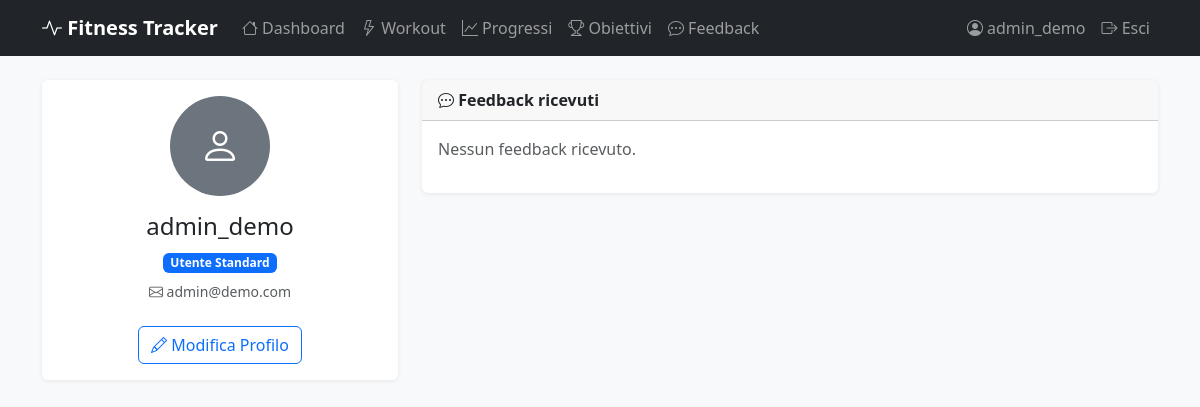
Screenshot of /profile/ (signed in) with the database file from the repository.
### users/models.py (models this page shows, shortened)
class CustomUser(AbstractUser):
    ROLE_CHOICES = [('standard', 'Utente Standard'), ('coach', 'Coach')]
    role = models.CharField(max_length=20, choices=ROLE_CHOICES, default='standard')
    bio = models.TextField(blank=True)
    avatar = models.ImageField(upload_to='avatars/', blank=True, null=True)

### users/views.py (the view)
# urls.py: path('profile/', views.ProfileView.as_view(), name='profile'),
class ProfileView(LoginRequiredMixin, DetailView):
    model = CustomUser
    template_name = 'users/profile.html'
    context_object_name = 'profile_user'
    def get_object(self):
        return self.request.user
    def get_context_data(self, **kwargs):
        context = super().get_context_data(**kwargs)
        context['feedbacks'] = CoachFeedback.objects.filter(
            user=self.request.user
        ).select_related('coach')
        return context

### templates/users/profile.html (shortened to what this page needs)
{% extends "base.html" %}
{% block content %}
<div class="row">
  <div class="col-md-4">
    <div class="card text-center">
      <div class="card-body">
        {% if profile_user.avatar %}
          <img src="{{ profile_user.avatar.url }}" class="rounded-circle mb-3" width="100" height="100" alt="Avatar">
        {% else %}
          <div class="rounded-circle bg-secondary d-inline-flex align-items-center justify-content-center mb-3" style="width:100px;height:100px">
            <i class="bi bi-person fs-1 text-white"></i>
          </div>
        {% endif %}
        <h4>{{ profile_user.username }}</h4>
        <span class="badge {% if profile_user.role == 'coach' %}bg-warning text-dark{% else %}bg-primary{% endif %}">
          {{ profile_user.get_role_display }}
        </span>
        {% if profile_user.email %}
          <p class="text-muted mt-2 small"><i class="bi bi-envelope"></i> {{ profile_user.email }}</p>
        {% endif %}
        <a href="{% url 'profile_edit' %}" class="btn btn-outline-primary mt-2">
          <i class="bi bi-pencil"></i> Modifica Profilo
        </a>
      </div>
    </div>
  </div>
  <div class="col-md-8">
    <div class="card">
      <div class="card-header"><strong><i class="bi bi-chat-dots"></i> Feedback ricevuti</strong></div>
      <div class="card-body">
        {% for fb in feedbacks %}
          <div class="border-bottom mb-3 pb-2">
            <div class="d-flex justify-content-between">
              <span class="fw-semibold text-primary">Coach: {{ fb.coach.username }}</span>
              <small class="text-muted">{{ fb.date }}</small>
            </div>
            <p class="mb-0">{{ fb.message }}</p>
          </div>
        {% empty %}
          <p class="text-muted">Nessun feedback ricevuto.</p>
        {% endfor %}
      </div>
    </div>
  </div>
</div>
{% endblock %}

### templates/partials/navbar.html (shortened to what this page needs)
<nav class="navbar navbar-expand-lg navbar-dark bg-dark">
  <div class="container">
    <a class="navbar-brand" href="{% url 'dashboard' %}">
      <i class="bi bi-activity"></i> Fitness Tracker
    </a>
    <div class="collapse navbar-collapse" id="navMenu">
      <ul class="navbar-nav me-auto">
        {% if user.is_authenticated %}
          <li class="nav-item">
            <a class="nav-link" href="{% url 'dashboard' %}"><i class="bi bi-house"></i> Dashboard</a>
          </li>
          {% if user.role == 'coach' %}
            <li class="nav-item">
              <a class="nav-link" href="{% url 'workout_list' %}"><i class="bi bi-lightning"></i> I miei Workout</a>
            </li>
            <li class="nav-item">
              <a class="nav-link" href="{% url 'coach_clients' %}"><i class="bi bi-people"></i> I miei Clienti</a>
            </li>
          {% else %}
            <li class="nav-item">
              <a class="nav-link" href="{% url 'workout_list' %}"><i class="bi bi-lightning"></i> Workout</a>
            </li>
            <li class="nav-item">
              <a class="nav-link" href="{% url 'progress_list' %}"><i class="bi bi-graph-up"></i> Progressi</a>
            </li>
            <li class="nav-item">
              <a class="nav-link" href="{% url 'goal_list' %}"><i class="bi bi-trophy"></i> Obiettivi</a>
            </li>
            <li class="nav-item">
              <a class="nav-link" href="{% url 'feedback_list' %}"><i class="bi bi-chat-dots"></i> Feedback</a>
            </li>
          {% endif %}
        {% endif %}
      </ul>
      <ul class="navbar-nav">
        {% if user.is_authenticated %}
          <li class="nav-item">
            <a class="nav-link" href="{% url 'profile' %}"><i class="bi bi-person-circle"></i> {{ user.username }}</a>
          </li>
          <li class="nav-item">
            <form method="post" action="{% url 'logout' %}" class="d-inline">
              <button type="submit" class="btn btn-link nav-link"><i class="bi bi-box-arrow-right"></i> Esci</button>
            </form>
          </li>
        {% else %}
          <li class="nav-item"><a class="nav-link" href="{% url 'login' %}">Accedi</a></li>
          <li class="nav-item"><a class="nav-link" href="{% url 'register' %}">Registrati</a></li>
        {% endif %}
      </ul>
    </div>
  </div>
</nav>

### templates/base.html (style rules this page uses)
body { background-color: #f8f9fa; }
.navbar-brand { font-weight: 700; }
.card { border: none; box-shadow: 0 1px 4px rgba(0,0,0,.08); }

### rows the page displays
CustomUser: username "admin_demo", role "Utente Standard", email "admin@demo.com"
